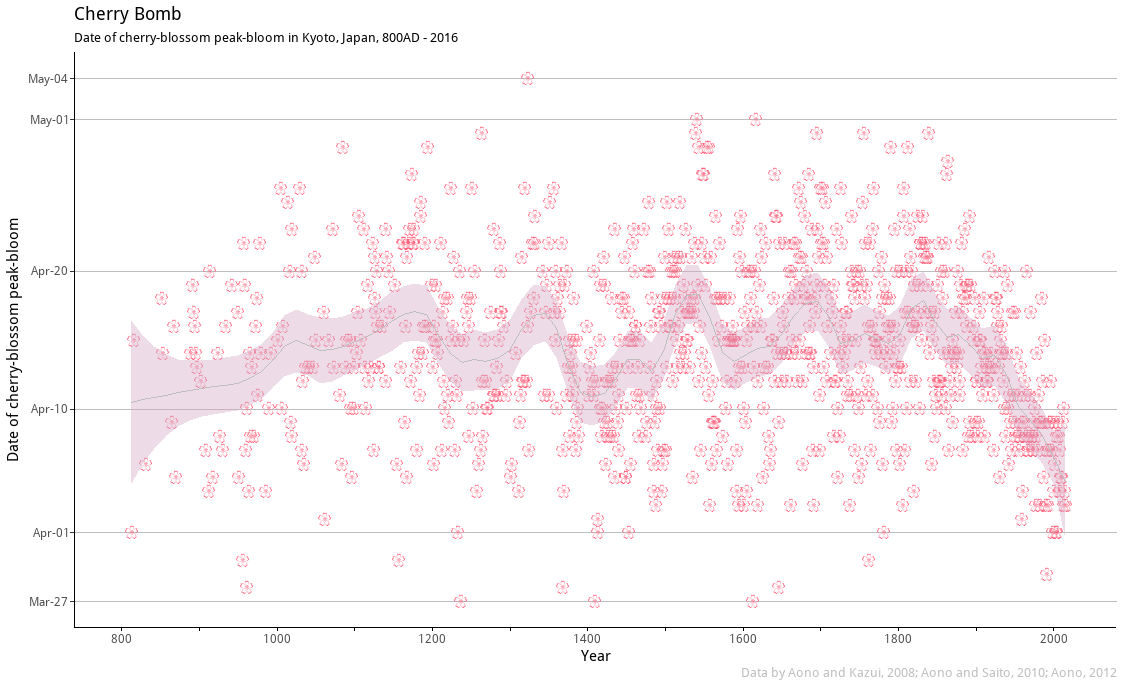

Source code (R):
options(bitmapType='cairo')
options(scipen = 999)

library(readxl)
library(dplyr)
library(ggplot2)
library(scales)
# deprecated: devtools::install_github("dill/emoGG")
library(emojifont)

# Define your workspace: "X:/xxx/"
wd <- "c:/github/sakura/"
setwd(wd)

# download data if not already on disk
if(!file.exists("sakura.xls")){
  # data is available on AONO's university homepage: 
  # http://atmenv.envi.osakafu-u.ac.jp/aono/kyophenotemp4/
  aono.dta <- "http://atmenv.envi.osakafu-u.ac.jp/osakafu-content/uploads/sites/251/2015/10/KyotoFullFlower7.xls"
  # make sure to read as binary, because windows is stupid
  download.file(aono.dta, "sakura.xls", mode= "wb")
} 

# read in data
dta <- readxl::read_excel("sakura.xls", skip = 25) %>% 
  # make "good" column names
  setNames(make.names(names(.), unique = TRUE)) %>% 
  mutate(
    # convert the blossom date to R dateformat 
    blossom.date = as.Date(paste0(sprintf("%04d", AD), "0", Full.flowering.date), format = "%Y%m%d")
  )

# emoji search knows no sakura... :( 
# emoGG::emoji_search("cherry")
# but it exists in unicode! 1f338
# http://emojipedia.org/cherry-blossom/

# sakura pink: #F9E9EC
# cherry blossom pink: #FFB7C5
# emojiOne sakura pink: #FF506E
# emojiOne light pink: #FFF0F3

# need this to load the font
load.emojifont()
# only needed for RStudio
windows()


# plot with sakura background
dta %>% 
  ggplot(aes(x=AD, y=Full.flowering.date..DOY.))+
  #geom_emoji(emoji = "1f338")+
  geom_emoji("cherry_blossom", x=1408, y=104.5)+
    # "cherry_blossom",
    # x = mean(dta$Full.flowering.date..DOY.), # 1408
    # y = mean(dta$Full.flowering.date..DOY., na.rm = TRUE) # 104.5
    # )+
  #geom_point()+
  # loess at span = 0.1 seems to match the model of The Economist
  geom_smooth(method = "loess", span = 0.1, fill = "#FFB7C5", colour = "red")+
  theme_classic()


# plot as sakuras
dta %>% 
  # include the sakura as emoji character in dataset
  mutate(
    sakura.emoji = emoji("cherry_blossom"),
    # join to a common year for axis label (2000 is a leap year)
    common.date = as.Date(paste0("2000-", format(blossom.date, "%m-%d")), "%Y-%m-%d")
  ) %>%
  # plot in ggplot
  ggplot(aes(x=AD, y=common.date))+
  # alternatively, with geom_emoji:
  # geom_emoji("cherry_blossom", x=dta$AD, y=dta$Full.flowering.date..DOY., size = 3)+
  #geom_point(size = 0.5, colour = "red")+
  # include emoji as text, h-/vjust to center; strange it needs vjust 0.25 -- why? 975572 BD77A4
  geom_text(aes(label = sakura.emoji, hjust = 0.5, vjust = 0.25), family = "EmojiOne", size = 4, colour = "#FF506E")+
  # trend line
  geom_smooth(method = "loess", span = 0.1, fill = "#D2A5C2", colour = "grey", size = 0.5)+
  scale_y_date(
    name = "Date of cherry-blossom peak-bloom",
    breaks = c("2000-03-27", "2000-04-01", "2000-04-10", "2000-04-20", "2000-05-01", "2000-05-04") %>% as.Date(),
    # Apr-01
    labels = scales::date_format("%b-%d")
  )+
  scale_x_continuous(
    limits = c(800, 2020),
    # axis ticks every 200 years
    breaks = seq(800, 2000, 100),
    # no minor axis ticks in ggplot2::theme(): http://stackoverflow.com/questions/14490071/adding-minor-tick-marks-to-the-x-axis-in-ggplot2-with-no-labels
    # length(breaks): 13; replace every even element with empty string, to remove from axis labels
    labels = replace(seq(800, 2000, 100), seq(2, 12, 2), ""),
    name = "Year"
  )+
  labs(
    title = "Cherry Bomb", 
    subtitle = "Date of cherry-blossom peak-bloom in Kyoto, Japan, 800AD - 2016",
    caption = "Data by Aono and Kazui, 2008; Aono and Saito, 2010; Aono, 2012"
  )+
  # let's get close to the original graph's theme: 
  theme_classic()+
  theme(
    axis.line = element_line(colour = "black"),
    axis.ticks.x = element_line(colour = "black"),
    panel.grid.major.x = element_blank(),
    panel.grid.major.y = element_line(color = "grey"),
    plot.caption = element_text(colour = "grey"),
    panel.background = element_blank()
  ) 
